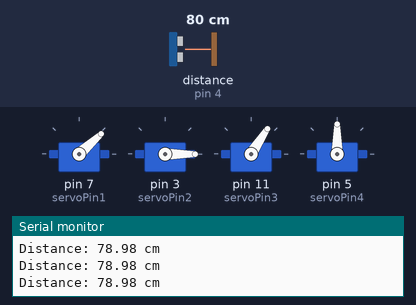
Bench run of a sketch on a simulated Arduino Uno, built with avr-gcc and run on an emulated ATmega328P. Parts: 4 × servo, the last lines printed to the serial monitor. Wiring (inferred from the names in the program): ultrasonic range finder: trigger pin 2; echo pin 4. The test bench sets the inputs (shaded band); at power-on: distance to the obstacle (sensor on pin 4) 80 cm. The echo pulse lasts 58.3 µs per cm.

Above: at 1.2 s.
1.3 s: distance to the obstacle (sensor on pin 4) set to 2 cm
At 4.9 s:
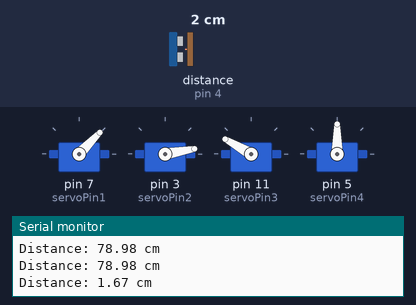
At 8.0 s:
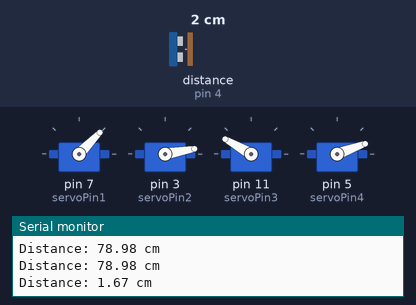
Timing chart, 0 to 21.6 s (numbered marks = the images above; inputs shaded):
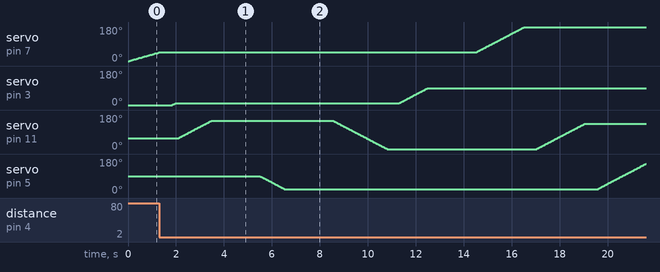

The sketch:

Automatedpickupcodev3.ino
```cpp
#include <Servo.h>

// Servos
Servo servo1;
Servo servo2;
Servo servo3;
Servo servo4;

// Servo pins
const int servoPin1 = 7;
const int servoPin2 = 3;
const int servoPin3 = 11;
const int servoPin4 = 5;

// Ultrasonic sensor pins
const int trigPin = 2;
const int echoPin = 4;

// Servo sweep variables
int angle = 0;
int step = 2;

// Distance threshold (cm)
const int detectDistance = 6;

// Stop and sequence flags
bool stopped = false;
bool sequenceStarted = false;

void setup() {
  Serial.begin(9600);

  servo1.attach(servoPin1);
  servo2.attach(servoPin2);
  servo3.attach(servoPin3);
  servo4.attach(servoPin4);

  pinMode(trigPin, OUTPUT);
  pinMode(echoPin, INPUT);

  // Initial positions
  servo4.write(90); // claw neutral
  servo2.write(0);
  servo3.write(57);
  servo1.write(0);
}

void loop() {
  // -------- ULTRASONIC READ --------
  long duration;
  float distance;

  digitalWrite(trigPin, LOW);
  delayMicroseconds(2);

  digitalWrite(trigPin, HIGH);
  delayMicroseconds(10);
  digitalWrite(trigPin, LOW);

  duration = pulseIn(echoPin, HIGH);
  distance = duration * 0.034 / 2;

  Serial.print("Distance: ");
  Serial.print(distance);
  Serial.println(" cm");

  // -------- DETECTION --------
  if (distance > 0 && distance < detectDistance && !stopped) {
    stopped = true; // stop sweep
  }

  // -------- SERVO 1 SWEEP --------
  if (!stopped) {
    servo1.write(angle);
    angle += step;

    if (angle >= 180 || angle <= 0) {
      step = -step;
    }
  }

  // -------- SEQUENCE AFTER STOP --------
  if (stopped && !sequenceStarted) {
    sequenceStarted = true;

    delay(500); // wait after stopping

    moveServoSlow(servo2, 10, 15);

    delay(100);

    // Step 1: Move servo 3 slowly down
    moveServoSlow(servo3, 150, 15); // 135 = down

    delay(2000); // wait 2 seconds

    // Step 2: Close claw (servo 4)
    moveServoSlow(servo4, 20, 15);  // 20 = closed

    delay(2000); // wait 2 seconds

    // Step 3: Move servo 2 up to lift into bag
    moveServoSlow(servo3, 0, 15);

  delay(500); // optional pause

    // Step 4: Move servo 3 up after claw closes
    moveServoSlow(servo2, 90, 15); // 90 = up

    delay(2000); // wait 2 seconds

    // Step 5: Move servo 1 to bag (whole arm rotation)
    moveServoSlow(servo1, 180, 15);

    delay(500); // optional pause

    // Step 6: Move servo 3 down
    moveServoSlow(servo3, 135, 15);

    delay(500); // optional pause

    // Step 7: Open claw (servo 4)
    moveServoSlow(servo4, 180, 15);

    delay(500); // optional pause

    moveServoSlow(servo1, 0, 15);

    delay(100);

    moveServoSlow(servo3, 57, 15);

    delay(100);

    moveServoSlow(servo2, 0, 15);

    delay(100);

    // -------- RESET FOR NEXT CYCLE --------
    servo1.write(0);
    servo2.write(0);
    servo3.write(57);
    servo4.write(90);

    angle = 0; // reset sweep angle
    step = 2;  // reset sweep direction

    stopped = false;
    sequenceStarted = false;
  }

  delay(50); // small loop delay
}

// -------- Helper Function: Move single servo slowly --------
void moveServoSlow(Servo &s, int target, int speedDelay) {
  int current = s.read();

  while (current != target) {
    if (current < target) current++;
    else if (current > target) current--;

    s.write(current);
    delay(speedDelay);
  }
}
```

Measured:
- after the input at 1.3 s, servo on pin 3 (servoPin2): moves from 0° to 90° over 10.7 s, starting after 0.54 s
